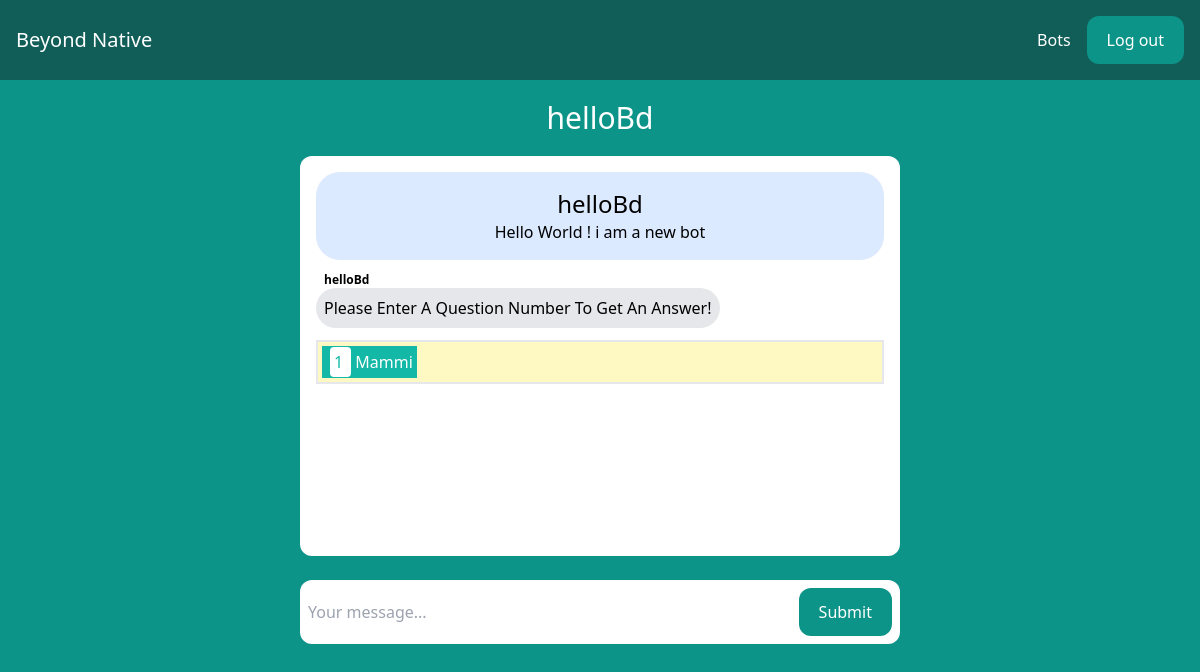
/bots/helloBd/ (signed in), run on the app's committed database.
### room/models.py (models this page shows, shortened)
class Room(models.Model):
    bot_id = models.CharField(max_length=50, default="None")
    name = models.CharField(max_length=255)
    slug = models.SlugField(unique=True)
    wellcome_msg = models.CharField(
        max_length=510, default="Hi, welcome to this chatbot")
    Questions = models.TextField()
    Answers = models.TextField()

### room/views.py (the view, shortened to what this page needs)
# urls.py: path('bots/', include('room.urls')),
@ login_required
def room(request, slug):
    current_user = request.user
    crr_bot = Room.objects.values().filter(slug__icontains=slug)[0]
    chats = []
    if crr_bot['bot_id'] == '1' or crr_bot['bot_id'] == '2':
        first_qs = crr_bot['Questions'].split(',')[0]
        chats.append(
            {
                'chat_room': crr_bot['name'],
                'message': first_qs,
                'message_from': 'bot'
            }
        )
    else:
        qs = crr_bot['Questions'].split(',')
        idx = 1
        options = []
        for i in qs:
            if (len(i.strip()) == 0):
                break
            options.append({'data': i, "num": idx})
            idx += 1
        prompt = "Please Enter A Question Number To Get An Answer! " if len(
            options) > 0 else "Plese Go to menu and edit your bot set answers & Questions Accordingly! Thank you"
        chats.append(
            {
                'chat_room': crr_bot['name'],
                'message': prompt,
                'message_from': 'bot',
                'options': options
            }
        )
    return render(request, 'room/room.html',
                  {'room': crr_bot, 'chats': chats, 'welcome_msg': crr_bot['wellcome_msg']})

### room/templates/room/room.html (shortened to what this page needs)
{% extends 'core/base.html' %}
{% block content %}
<div class="p-10 lg:p-5 text-center"
    style="display:flex;
           align-items:center;
           justify-content:center;">
    <h1 class="text-xl lg:text-3xl text-white">{{ room.name }}</h1>
</div>
<div id="TheSuperChatbox" class="lg:w-2/4 mx-4 lg:mx-auto p-4 bg-white rounded-xl"
    style="height:50vh; overflow-y: scroll;">
    <div class="chat-messages space-y-3" id="chat-messages">
        <div class="w-full text-center">
            <p class="p-4 text-md bg-blue-100 rounded-3xl">
                <span class="text-2xl"> {{ room.name }} </span>
                <br>
                <span> {{ welcome_msg }} </span>
            </p>
        </div>
        {% for chat in chats %}
            {% if chat.message_from == "bot" %}
                <div class=" " style="width:max-content">
                    <p id="{{chat.message}}" class="font-semibold text-xs px-2">{{ room.name }}</p>
                    <p class="p-2 text-md bg-gray-200 rounded-3xl">{{ chat.message }}</p>
                </div>
                {% if chat.options %}
                    <div class="bg-yellow-100 flex flex-wrap  border-2">
                        {% for option in chat.options %}
                            <p class="p-1 m-1 text-md bg-teal-500 text-white">
                               <span class="bg-white rounded p-1 mx-1 text-teal-500">  {{ option.num }} </span> {{ option.data }}
                            </p>
                        {% endfor %}
                    </div>
                {% endif %}
            {% endif %}
        {% endfor %}
    </div>
</div>
<div class="lg:w-2/4  my-6 mx-4 lg:mx-auto p-2 bg-white rounded-xl">
    <form method="post" action="{% url 'bot' room.slug %}" class="flex">
        <input type="text" name="content" class="flex-1 mr-auto" placeholder="Your message..." id="chat-message-input" style="outline:none;">
        <button
            class="px-5 py-3 rounded-xl text-white bg-teal-600 hover:bg-teal-700"
            id="chat-message-submit"
        >Submit</button>
    </form>
</div>
{% endblock %}

### data on the page
Room: name "helloBd", wellcome_msg "Hello World ! i am a new bot", name "helloBd"

### other printed values
{{ chat.message }} "Please Enter A Question Number To Get An Answer!"
{{ option.num }} "1"
{{ option.data }} "Mammi"
